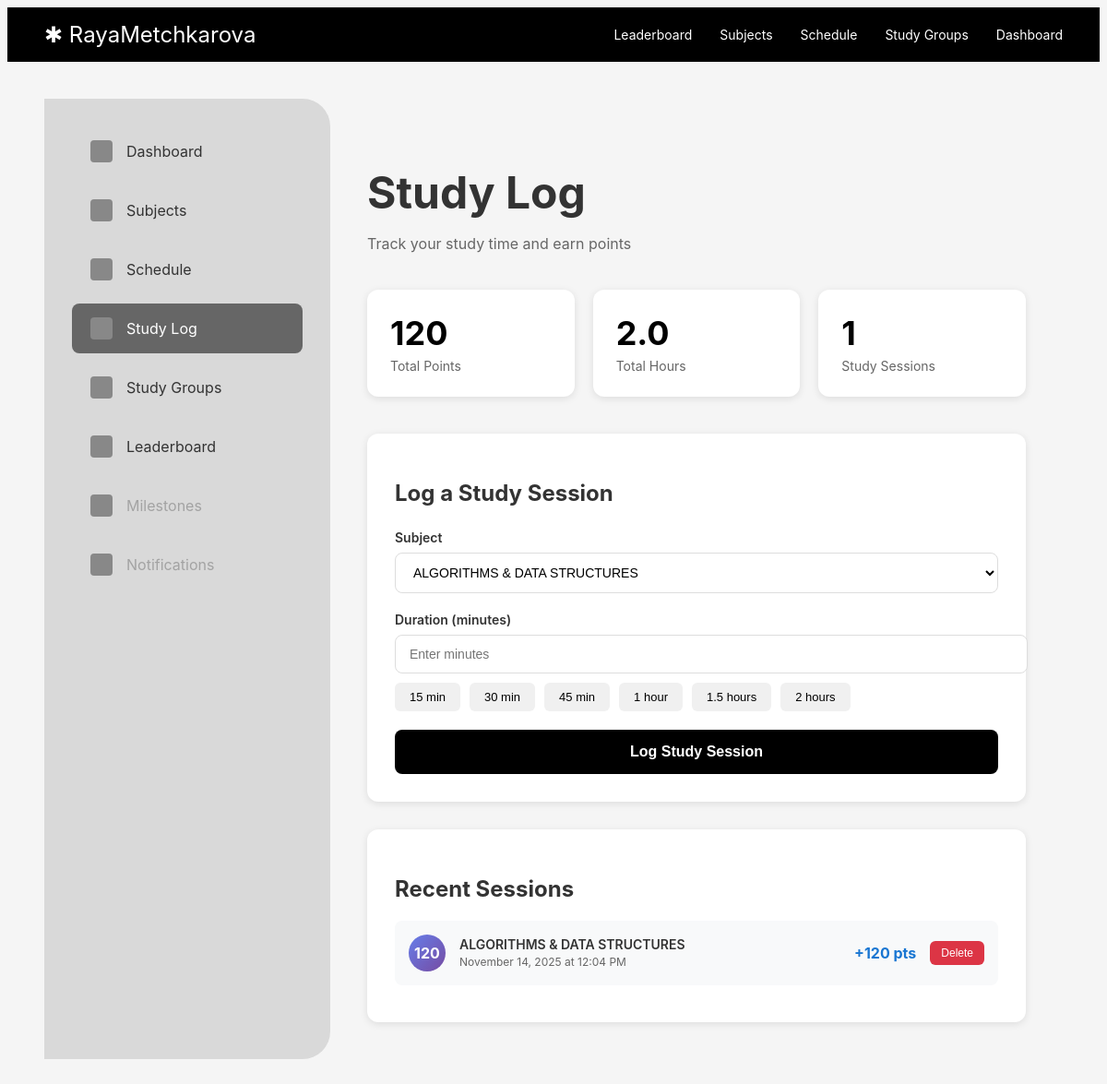
The page /study_log (signed in) on the database its author committed.
### app.py (models this page shows)
class User(db.Model):
    id = db.Column(db.Integer, primary_key=True)
    username = db.Column(db.String(150), unique=True, nullable=False)
    password = db.Column(db.String(150), nullable=False)
    points = db.Column(db.Integer, default=0)

class StudySession(db.Model):
    __tablename__ = 'study_session'
    id = db.Column(db.Integer, primary_key=True)
    user_id = db.Column(db.Integer, db.ForeignKey('user.id'), nullable=False)
    subject = db.Column(db.String(200), nullable=False)
    duration_minutes = db.Column(db.Integer, nullable=False)
    points_earned = db.Column(db.Integer, nullable=False)
    date_logged = db.Column(db.DateTime, nullable=False, default=db.func.current_timestamp())
    user = db.relationship('User', back_populates='study_sessions')

### app.py (the view)
@app.route('/study_log')
def study_log():
    if not g.user:
        return redirect(url_for('login'))
    subjects = SubjectWeight.query.filter_by(user_id=g.user.id).all()
    subject_list = [sw.subject for sw in subjects]
    if not subject_list:
        subject_list = default_subjects
    recent_sessions = StudySession.query.filter_by(user_id=g.user.id).order_by(
        StudySession.date_logged.desc()
    ).limit(10).all()
    all_sessions = StudySession.query.filter_by(user_id=g.user.id).all()
    total_minutes = sum(s.duration_minutes for s in all_sessions)
    total_hours = total_minutes / 60
    return render_template(
        'study_log.html',
        user=g.user,
        subjects=subject_list,
        recent_sessions=recent_sessions,
        total_hours=round(total_hours, 1),
        total_sessions=len(all_sessions)
    )

### app.py (called while the page is built)
@app.before_request
def load_current_user():
    g.user = None
    if 'user_id' in session:
        g.user = User.query.get(session['user_id'])

### templates/study_log.html (shortened to what this page needs)
<!DOCTYPE html>
<html lang="en">
<head>
</head>
<body>
    <div class="navbar">
        <div class="logo">✱ {{ user.username }}</div>
        <div class="nav-links">
            <a href="/leaderboard">Leaderboard</a>
            <a href="/weight">Subjects</a>
            <a href="/schedule">Schedule</a>
            <a href="/study_groups">Study Groups</a>
            <a href="/dashboard">Dashboard</a>
        </div>
    </div>
    <div class="study-container">
        <div class="sidebar">
            <a href="/dashboard" class="menu-item"><div class="menu-icon"></div><span>Dashboard</span></a>
            <a href="/weight" class="menu-item"><div class="menu-icon"></div><span>Subjects</span></a>
            <a href="/schedule" class="menu-item"><div class="menu-icon"></div><span>Schedule</span></a>
            <div class="menu-item active"><div class="menu-icon"></div><span>Study Log</span></div>
            <a href="/study_groups" class="menu-item"><div class="menu-icon"></div><span>Study Groups</span></a>
            <a href="/leaderboard" class="menu-item"><div class="menu-icon"></div><span>Leaderboard</span></a>
            <div class="menu-item-no"><div class="menu-icon"></div><span>Milestones</span></div>
            <div class="menu-item-no"><div class="menu-icon"></div><span>Notifications</span></div>
        </div>
        <div class="study-content">
            <h1>Study Log</h1>
            <p class="subtitle">Track your study time and earn points</p>
            <div class="stats-row">
                <div class="stat-card">
                    <div class="value">{{ user.points }}</div>
                    <div class="label">Total Points</div>
                </div>
                <div class="stat-card">
                    <div class="value">{{ total_hours }}</div>
                    <div class="label">Total Hours</div>
                </div>
                <div class="stat-card">
                    <div class="value">{{ total_sessions }}</div>
                    <div class="label">Study Sessions</div>
                </div>
            </div>
            <div class="log-session-card">
                <h2>Log a Study Session</h2>
                <div class="form-group">
                    <label for="subject">Subject</label>
                    <select id="subject">
                        {% for subject in subjects %}
                            <option value="{{ subject }}">{{ subject }}</option>
                        {% endfor %}
                    </select>
                </div>
                <div class="form-group">
                    <label for="duration">Duration (minutes)</label>
                    <input type="number" id="duration" placeholder="Enter minutes" min="1" max="600">
                    <div class="time-presets">
                        <button class="time-preset" onclick="setDuration(15)">15 min</button>
                        <button class="time-preset" onclick="setDuration(30)">30 min</button>
                        <button class="time-preset" onclick="setDuration(45)">45 min</button>
                        <button class="time-preset" onclick="setDuration(60)">1 hour</button>
                        <button class="time-preset" onclick="setDuration(90)">1.5 hours</button>
                        <button class="time-preset" onclick="setDuration(120)">2 hours</button>
                    </div>
                </div>
                <button class="log-button" onclick="logSession()">Log Study Session</button>
            </div>
            <div class="recent-sessions">
                <h2>Recent Sessions</h2>
                {% if recent_sessions %}
                    {% for session in recent_sessions %}
                        <div class="session-item">
                            <div class="session-icon">{{ session.duration_minutes }}</div>
                            <div class="session-details">
                                <div class="session-subject">{{ session.subject }}</div>
                                <div class="session-time">
                                    {{ session.date_logged.strftime('%B %d, %Y at %I:%M %p') }}
                                </div>
                            </div>
                            <div class="session-points">+{{ session.points_earned }} pts</div>
                            <button class="session-delete" onclick="deleteSession({{ session.id }})">Delete</button>
                        </div>
                    {% endfor %}
                {% else %}
                    <div class="empty-state">
                        <p>No study sessions yet. Log your first session above!</p>
                    </div>
                {% endif %}
            </div>
        </div>
    </div>
</body>
</html>

### templates/study_log.html (style rules this page uses)
body { font-family: -apple-system, BlinkMacSystemFont, 'Segoe UI', Roboto, Oxygen, Ubuntu, Cantarell, sans-serif; background: #f5f5f5; color: #333; }
.navbar { background: #000; padding: 15px 40px; display: flex; justify-content: space-between; align-items: center; }
.logo { font-size: 24px; color: white; }
.nav-links { display: flex; gap: 30px; }
.nav-links a { color: white; text-decoration: none; font-size: 14px; }
.study-container { padding: 40px; display: flex; }
.sidebar { width: 250px; background: #d9d9d9; padding: 30px; border-radius: 0 30px 30px 0; min-height: 600px; }
.menu-item { padding: 15px 20px; margin-bottom: 10px; border-radius: 8px; display: flex; align-items: center; gap: 15px; cursor: pointer; transition: background 0.3s; text-decoration: none; color: #333; }
.menu-item.active { background: #666; color: white; }
.menu-item-no { padding: 15px 20px; margin-bottom: 10px; border-radius: 8px; display: flex; align-items: center; gap: 15px; cursor: pointer; transition: background 0.3s; text-decoration: none; color: #a3a3a3; }
.menu-icon { width: 24px; height: 24px; background: #888; border-radius: 4px; }
.study-content { flex: 1; padding: 40px; }
.study-content h1 { font-size: 48px; font-weight: 700; margin-bottom: 10px; }
.study-content .subtitle { color: #666; margin-bottom: 40px; font-size: 16px; }
.stats-row { display: grid; grid-template-columns: repeat(auto-fit, minmax(200px, 1fr)); gap: 20px; margin-bottom: 40px; }
.stat-card { background: white; padding: 25px; border-radius: 12px; box-shadow: 0 2px 8px rgba(0,0,0,0.1); }
.stat-card .value { font-size: 36px; font-weight: 700; color: #000; margin-bottom: 5px; }
.stat-card .label { color: #666; font-size: 14px; }
.log-session-card { background: white; padding: 30px; border-radius: 12px; box-shadow: 0 2px 8px rgba(0,0,0,0.1); margin-bottom: 30px; }
.log-session-card h2 { margin-bottom: 25px; font-size: 24px; }
.form-group { margin-bottom: 20px; }
.form-group label { display: block; font-weight: 600; margin-bottom: 8px; font-size: 14px; }
.form-group select, .form-group input { width: 100%; padding: 12px 15px; border: 1px solid #ddd; border-radius: 8px; font-size: 14px; background: white; }
.time-presets { display: flex; gap: 10px; margin-top: 10px; flex-wrap: wrap; }
.time-preset { background: #f0f0f0; border: none; padding: 8px 16px; border-radius: 6px; cursor: pointer; font-size: 13px; transition: background 0.3s; }
.log-button { background: #000; color: white; padding: 15px 30px; border: none; border-radius: 8px; font-size: 16px; font-weight: 600; cursor: pointer; width: 100%; transition: background 0.3s; }
.recent-sessions { background: white; padding: 30px; border-radius: 12px; box-shadow: 0 2px 8px rgba(0,0,0,0.1); }
.recent-sessions h2 { margin-bottom: 20px; font-size: 24px; }
.session-item { display: flex; align-items: center; gap: 15px; padding: 15px; background: #f8f9fa; border-radius: 8px; margin-bottom: 10px; transition: background 0.3s; }
.session-icon { width: 40px; height: 40px; background: linear-gradient(135deg, #667eea 0%, #764ba2 100%); border-radius: 50%; display: flex; align-items: center; justify-content: center; color: white; font-weight: 700; }
.session-details { flex: 1; }
.session-subject { font-weight: 600; font-size: 14px; margin-bottom: 3px; }
.session-time { font-size: 12px; color: #666; }
.session-points { font-weight: 700; color: #1976d2; font-size: 16px; }
.session-delete { background: #dc3545; color: white; border: none; padding: 6px 12px; border-radius: 6px; cursor: pointer; font-size: 12px; }

### rows shown on the page
User: username "RayaMetchkarova", points "120"
StudySession: duration_minutes "120", subject "ALGORITHMS & DATA STRUCTURES", date_logged "November 14, 2025 at 12:04 PM", points_earned "120"

### other values the page prints
{{ total_hours }} "2.0"
{{ total_sessions }} "1"
form field value "ALGORITHMS & DATA STRUCTURES"
